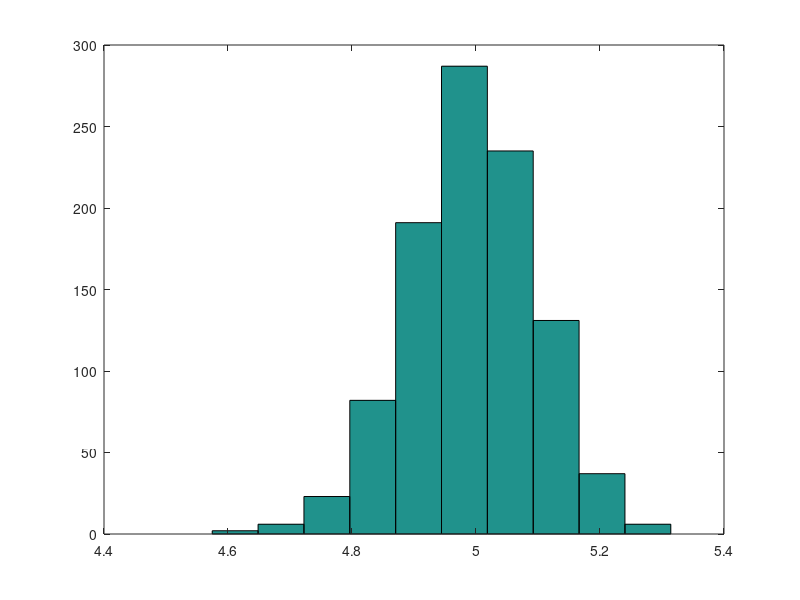

The MATLAB script that drew this image:
%_____%
% E01 %
%_____%

clc
clear
%% 1.
B = randn(3,4);
B(1,1) = 0;
B(:,2) = [];

%% 2.
A = randn(2,5);
D = A(:,1:3);
F = A(:,[2,4]);

%% 3.
% ich gehe davon das dass es mit matrix B gemeint ist.
A'
inv(A'*A)
det(A'*A)

%% 4.
z = randn(100,1);
z_mean = sum(z) / 100;
mean(z) - z_mean
square_div = z-z_mean;
z_var = square_div' * square_div /99;
z_std = sqrt(z_var);
z_var - var(z)
z_std - std(z)

%% 5.
z_sorted = z;
for i=1:100 
    for j=1:i
        if z_sorted(j) > z_sorted(i)
            foo = z_sorted(j);
            z_sorted(j) = z_sorted(i);
            z_sorted(i) = foo;
        end
    end
end
all(z_sorted == sort(z))

%% 6.
alpha = 0.1;
Ci = z_mean + z_std * tinv(1-alpha/2, 99) * [-1 ,1]
hist(z);

%% 7.
s = randn(100, 1);
s = sqrt(2)*s + 1;

%% 8.
X = randn(100, 1);
u = randn(100, 1);
beta = 5;
y = beta * X + u;
beta_hat = inv(X'*X) * X'* y
beta_hat - beta

% why is it not exactly 5? 
% Das ist nicht zu erwarten (beduetet auch nichts). 
% beta_hat wäre genau 5, wenn Fehlerterm deterministisch wäre, also u gleich
% 0 für jede Beobachtung.

%% 9.
Beta = zeros(1000,1);
for r=1:1000
    X = randn(100, 1);
    u = randn(100,1);
    y = beta * X + u;
    Beta(r) = inv(X'*X) * X'* y;
end
mean(Beta)
hist(Beta)

%% blablablablkdsafjkladjsfkl
